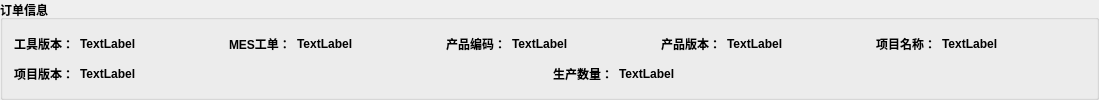
     <widget class="QGroupBox" name="groupBox_4">
      <property name="font">
       <font>
        <weight>75</weight>
        <bold>true</bold>
       </font>
      </property>
      <property name="title">
       <string>订单信息</string>
      </property>
      <layout class="QGridLayout" name="gridLayout_7">
       <item row="0" column="0" colspan="4">
        <layout class="QHBoxLayout" name="horizontalLayout_5">
         <item>
          <widget class="QLabel" name="label">
           <property name="text">
            <string>工具版本：</string>
           </property>
          </widget>
         </item>
         <item>
          <widget class="QLabel" name="label_4">
           <property name="text">
            <string>TextLabel</string>
           </property>
          </widget>
         </item>
         <item>
          <spacer name="horizontalSpacer_6">
           <property name="orientation">
            <enum>Qt::Horizontal</enum>
           </property>
           <property name="sizeHint" stdset="0">
            <size>
             <width>52</width>
             <height>20</height>
            </size>
           </property>
          </spacer>
         </item>
         <item>
          <widget class="QLabel" name="label_53">
           <property name="text">
            <string>MES工单：</string>
           </property>
          </widget>
         </item>
         <item>
          <widget class="QLabel" name="label_54">
           <property name="text">
            <string>TextLabel</string>
           </property>
          </widget>
         </item>
         <item>
          <spacer name="horizontalSpacer_7">
           <property name="orientation">
            <enum>Qt::Horizontal</enum>
           </property>
           <property name="sizeHint" stdset="0">
            <size>
             <width>40</width>
             <height>20</height>
            </size>
           </property>
          </spacer>
         </item>
         <item>
          <widget class="QLabel" name="label_57">
           <property name="text">
            <string>产品编码：</string>
           </property>
          </widget>
         </item>
         <item>
          <widget class="QLabel" name="label_58">
           <property name="text">
            <string>TextLabel</string>
           </property>
          </widget>
         </item>
         <item>
          <spacer name="horizontalSpacer_8">
           <property name="orientation">
            <enum>Qt::Horizontal</enum>
           </property>
           <property name="sizeHint" stdset="0">
            <size>
             <width>40</width>
             <height>20</height>
            </size>
           </property>
          </spacer>
         </item>
         <item>
          <widget class="QLabel" name="label_59">
           <property name="text">
            <string>产品版本：</string>
           </property>
          </widget>
         </item>
         <item>
          <widget class="QLabel" name="label_60">
           <property name="text">
            <string>TextLabel</string>
           </property>
          </widget>
         </item>
         <item>
          <spacer name="horizontalSpacer_9">
           <property name="orientation">
            <enum>Qt::Horizontal</enum>
           </property>
           <property name="sizeHint" stdset="0">
            <size>
             <width>40</width>
             <height>20</height>
            </size>
           </property>
          </spacer>
         </item>
         <item>
          <widget class="QLabel" name="label_55">
           <property name="text">
            <string>项目名称：</string>
           </property>
          </widget>
         </item>
         <item>
          <widget class="QLabel" name="label_56">
           <property name="text">
            <string>TextLabel</string>
           </property>
          </widget>
         </item>
         <item>
          <spacer name="horizontalSpacer_11">
           <property name="orientation">
            <enum>Qt::Horizontal</enum>
           </property>
           <property name="sizeHint" stdset="0">
            <size>
             <width>40</width>
             <height>20</height>
            </size>
           </property>
          </spacer>
         </item>
        </layout>
       </item>
       <item row="1" column="0">
        <layout class="QHBoxLayout" name="horizontalLayout_15">
         <item>
          <widget class="QLabel" name="label_63">
           <property name="text">
            <string>项目版本：</string>
           </property>
          </widget>
         </item>
         <item>
          <widget class="QLabel" name="label_64">
           <property name="text">
            <string>TextLabel</string>
           </property>
          </widget>
         </item>
        </layout>
       </item>
       <item row="1" column="1">
        <spacer name="horizontalSpacer_10">
         <property name="orientation">
          <enum>Qt::Horizontal</enum>
         </property>
         <property name="sizeHint" stdset="0">
          <size>
           <width>405</width>
           <height>20</height>
          </size>
         </property>
        </spacer>
       </item>
       <item row="1" column="2">
        <layout class="QHBoxLayout" name="horizontalLayout_16">
         <item>
          <widget class="QLabel" name="label_61">
           <property name="text">
            <string>生产数量：</string>
           </property>
          </widget>
         </item>
         <item>
          <widget class="QLabel" name="label_62">
           <property name="text">
            <string>TextLabel</string>
           </property>
          </widget>
         </item>
        </layout>
       </item>
       <item row="1" column="3">
        <spacer name="horizontalSpacer_12">
         <property name="orientation">
          <enum>Qt::Horizontal</enum>
         </property>
         <property name="sizeHint" stdset="0">
          <size>
           <width>404</width>
           <height>20</height>
          </size>
         </property>
        </spacer>
       </item>
      </layout>
     </widget>
